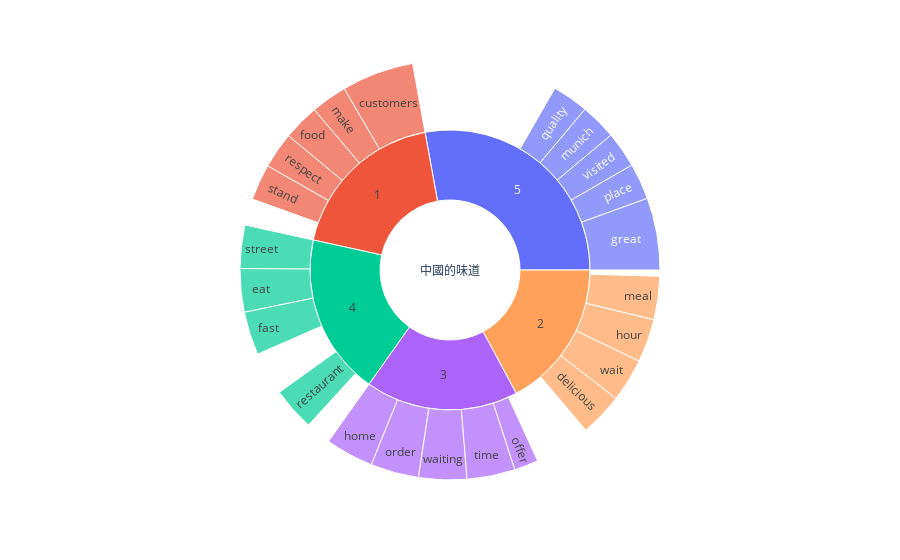

Notebook source saved alongside this figure:
### Code cell
import plotly.express as px
data = dict(
    character=df_viz['item'].tolist(),
    parent=df_viz['parent'].tolist(),
    value=df_viz['weight'].tolist())

fig = px.sunburst(
    data,
    names='character',
    parents='parent',
    values='value',
)
fig.show()

### Figure 1 — Plotly figure (JSON) as saved in the notebook; plotly's stock layout.template omitted (floating-point values rounded to 4 significant figures)
{"data": [{"domain": {"x": [0, 1], "y": [0, 1]}, "hovertemplate": "character=%{label}<br>value=%{value}<br>parent=%{parent}<extra></extra>", "labels": [1, 2, 3, 4, 5, "customers", "make", "food", "respect", "stand", "food", "delicious", "wait", "hour", "meal", "home", "order", "waiting", "time", "offer", "street", "eat", "fast", "food", "restaurant", "great", "place", "visited", "munich", "quality"], "name": "", "parents": ["中國的味道", "中國的味道", "中國的味道", "中國的味道", "中國的味道", 1, 1, 1, 1, 1, 2, 2, 2, 2, 2, 3, 3, 3, 3, 3, 4, 4, 4, 4, 4, 5, 5, 5, 5, 5], "type": "sunburst", "values": [0.1225, 0.02852, 0.0604, 0.1174, 0.6711, 0.3333, 0.1667, 0.1667, 0.1667, 0.1667, 0.2, 0.2, 0.2, 0.2, 0.2, 0.2222, 0.2222, 0.2222, 0.2222, 0.1111, 0.2, 0.2, 0.2, 0.2, 0.2, 0.3333, 0.1667, 0.1667, 0.1667, 0.1667]}], "layout": {"legend": {"tracegroupgap": 0}, "margin": {"t": 60}}}
